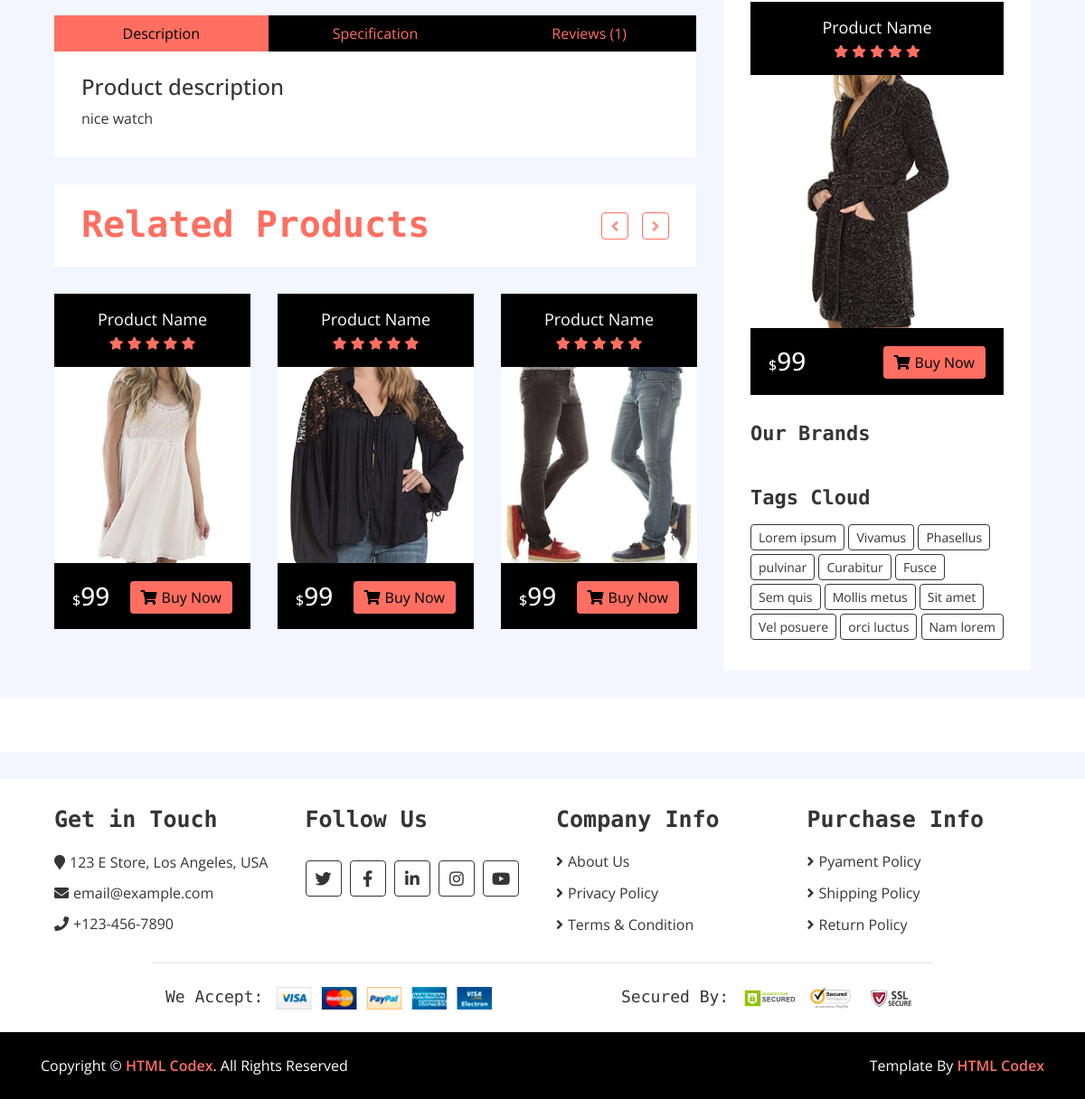
Before: /product/Watch (lower part) with the older database file.
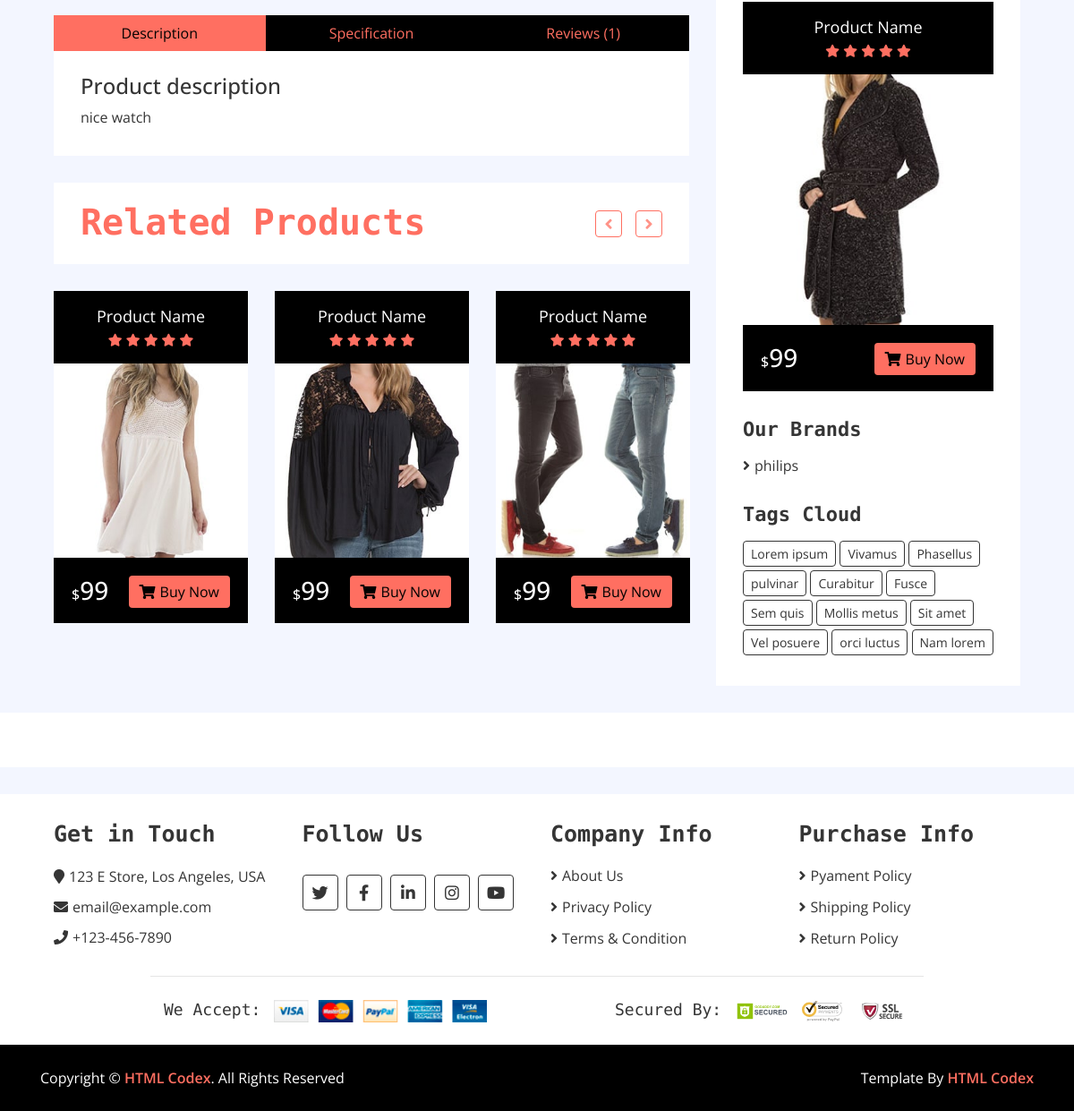
After: the same page with the newer database file.
### home/models.py (models this page shows, shortened)
class Item(models.Model):
    title = models.CharField(max_length = 300)
    price = models.IntegerField()
    discounted_price = models.IntegerField()
    image = models.TextField(blank = True)
    description = models.TextField(blank = True)
    label = models.CharField(choices = LABEL,max_length = 100,blank = True)
    slug = models.CharField(max_length= 200)
    status = models.CharField(max_length = 300,choices = STATUS,blank = True)
    stock = models.CharField(max_length = 300,choices = STOCK)
    category =models.ForeignKey(Category,on_delete = models.CASCADE,null = True)

class Brand(models.Model):
    name = models.CharField(max_length = 400)
    image = models.TextField()
    rank = models.IntegerField()

### home/views.py (the view)
# urls.py: path('product/<slug>', ItemDetailView.as_view(),name = 'product'),
class ItemDetailView(Baseview):
    def get(self,request,slug):
        self.view['detail_product'] = Item.objects.filter(slug=slug)
        self.view['philips_brand'] = Brand.objects.filter(name = "philips").count()
        return render(request,'product-detail.html',self.view)

### templates/product-detail.html (shortened to what this page needs)
{% extends 'base.html' %}
{% load static %}
{% block content %}
        {% for product in detail_product %}
        <div class="product-detail">
            <div class="container-fluid">
                <div class="row">
                    <div class="col-lg-8">
                        <div class="row product-detail-bottom">
                            <div class="col-lg-12">
                                <ul class="nav nav-pills nav-justified">
                                    <li class="nav-item">
                                        <a class="nav-link active" data-toggle="pill" href="#description">Description</a>
                                    </li>
                                    <li class="nav-item">
                                        <a class="nav-link" data-toggle="pill" href="#specification">Specification</a>
                                    </li>
                                    <li class="nav-item">
                                        <a class="nav-link" data-toggle="pill" href="#reviews">Reviews (1)</a>
                                    </li>
                                </ul>
                                <div class="tab-content">
                                    <div id="description" class="container tab-pane active">
                                        <h4>Product description</h4>
                                        <p>
                                            {{product.description}}
                                        </p>
                                    </div>
                                </div>
                            </div>
                        </div>
                        <div class="product">
                            <div class="section-header">
                                <h1>Related Products</h1>
                            </div>
                            <div class="row align-items-center product-slider product-slider-3">
                                <div class="col-lg-3">
                                    <div class="product-item">
                                        <div class="product-title">
                                            <a href="#">Product Name</a>
                                            <div class="ratting">
                                                <i class="fa fa-star"></i>
                                                <i class="fa fa-star"></i>
                                                <i class="fa fa-star"></i>
                                                <i class="fa fa-star"></i>
                                                <i class="fa fa-star"></i>
                                            </div>
                                        </div>
                                        <div class="product-image">
                                            <a href="product-detail.html">
                                                <img src="img/product-10.jpg" alt="Product Image">
                                            </a>
                                        </div>
                                        <div class="product-price">
                                            <h3><span>$</span>99</h3>
                                            <a class="btn" href=""><i class="fa fa-shopping-cart"></i>Buy Now</a>
                                        </div>
                                    </div>
                                </div>
                                <div class="col-lg-3">
                                    <div class="product-item">
                                        <div class="product-title">
                                            <a href="#">Product Name</a>
                                            <div class="ratting">
                                                <i class="fa fa-star"></i>
                                                <i class="fa fa-star"></i>
                                                <i class="fa fa-star"></i>
                                                <i class="fa fa-star"></i>
                                                <i class="fa fa-star"></i>
                                            </div>
                                        </div>
                                        <div class="product-image">
                                            <a href="product-detail.html">
                                                <img src="img/product-8.jpg" alt="Product Image">
                                            </a>
                                        </div>
                                        <div class="product-price">
                                            <h3><span>$</span>99</h3>
                                            <a class="btn" href=""><i class="fa fa-shopping-cart"></i>Buy Now</a>
                                        </div>
                                    </div>
                                </div>
                                <div class="col-lg-3">
                                    <div class="product-item">
                                        <div class="product-title">
                                            <a href="#">Product Name</a>
                                            <div class="ratting">
                                                <i class="fa fa-star"></i>
                                                <i class="fa fa-star"></i>
                                                <i class="fa fa-star"></i>
                                                <i class="fa fa-star"></i>
                                                <i class="fa fa-star"></i>
                                            </div>
                                        </div>
                                        <div class="product-image">
                                            <a href="product-detail.html">
                                                <img src="img/product-6.jpg" alt="Product Image">
                                            </a>
                                        </div>
                                        <div class="product-price">
                                            <h3><span>$</span>99</h3>
                                            <a class="btn" href=""><i class="fa fa-shopping-cart"></i>Buy Now</a>
                                        </div>
                                    </div>
                                </div>
                            </div>
                        </div>
                    </div>
                    <div class="col-lg-4 sidebar">
                        <div class="sidebar-widget widget-slider">
                            <div class="sidebar-slider normal-slider">
                                <div class="product-item">
                                    <div class="product-title">
                                        <a href="#">Product Name</a>
                                        <div class="ratting">
                                            <i class="fa fa-star"></i>
                                            <i class="fa fa-star"></i>
                                            <i class="fa fa-star"></i>
                                            <i class="fa fa-star"></i>
                                            <i class="fa fa-star"></i>
                                        </div>
                                    </div>
                                    <div class="product-image">
                                        <a href="product-detail.html">
                                            <img src="img/product-7.jpg" alt="Product Image">
                                        </a>
                                    </div>
                                    <div class="product-price">
                                        <h3><span>$</span>99</h3>
                                        <a class="btn" href=""><i class="fa fa-shopping-cart"></i>Buy Now</a>
                                    </div>
                                </div>
                            </div>
                        </div>
                        <div class="sidebar-widget brands">
                            <h2 class="title">Our Brands</h2>
                            <ul>
                                {% for brand in brands %}
                                <li><a href="#">{{brand.name}} </a></li>
                                {% endfor %}
                            </ul>
                        </div>
                        <div class="sidebar-widget tag">
                            <h2 class="title">Tags Cloud</h2>
                            <a href="#">Lorem ipsum</a>
                            <a href="#">Vivamus</a>
                            <a href="#">Phasellus</a>
                            <a href="#">pulvinar</a>
                            <a href="#">Curabitur</a>
                            <a href="#">Fusce</a>
                            <a href="#">Sem quis</a>
                            <a href="#">Mollis metus</a>
                            <a href="#">Sit amet</a>
                            <a href="#">Vel posuere</a>
                            <a href="#">orci luctus</a>
                            <a href="#">Nam lorem</a>
                        </div>
                    </div>
                </div>
            </div>
        </div>
        {% endfor %}
        <div class="brand">
            <div class="container-fluid">
                <div class="brand-slider">
                    {% for brand in brands %}
                    <div class="brand-item"><img src="{{brand.image}}" alt=""></div>
                    {% endfor%}
                </div>
            </div>
        </div>
{% endblock %}

### templates/base.html (shortened to what this page needs)
<!DOCTYPE html>
{% load static %}
<html lang="en">
    <head>
        <link href="https://stackpath.bootstrapcdn.com/bootstrap/4.4.1/css/bootstrap.min.css" rel="stylesheet">
        <link href="https://cdnjs.cloudflare.com/ajax/libs/font-awesome/5.10.0/css/all.min.css" rel="stylesheet">
        <link href="{% static 'lib/slick/slick.css' %}" rel="stylesheet">
        <link href="{% static 'lib/slick/slick-theme.css' %}" rel="stylesheet">
        <link href="{% static 'css/style.css' %}" rel="stylesheet">
    </head>
    <body>
{% block content %}
        {% endblock %}
        <div class="footer">
            <div class="container-fluid">
                <div class="row">
                    <div class="col-lg-3 col-md-6">
                        <div class="footer-widget">
                            <h2>Get in Touch</h2>
                            <div class="contact-info">
                                <p><i class="fa fa-map-marker"></i>123 E Store, Los Angeles, USA</p>
                                <p><i class="fa fa-envelope"></i>email@example.com</p>
                                <p><i class="fa fa-phone"></i>+123-456-7890</p>
                            </div>
                        </div>
                    </div>
                    <div class="col-lg-3 col-md-6">
                        <div class="footer-widget">
                            <h2>Follow Us</h2>
                            <div class="contact-info">
                                <div class="social">
                                    <a href=""><i class="fab fa-twitter"></i></a>
                                    <a href=""><i class="fab fa-facebook-f"></i></a>
                                    <a href=""><i class="fab fa-linkedin-in"></i></a>
                                    <a href=""><i class="fab fa-instagram"></i></a>
                                    <a href=""><i class="fab fa-youtube"></i></a>
                                </div>
                            </div>
                        </div>
                    </div>
                    <div class="col-lg-3 col-md-6">
                        <div class="footer-widget">
                            <h2>Company Info</h2>
                            <ul>
                                <li><a href="#">About Us</a></li>
                                <li><a href="#">Privacy Policy</a></li>
                                <li><a href="#">Terms & Condition</a></li>
                            </ul>
                        </div>
                    </div>
                    <div class="col-lg-3 col-md-6">
                        <div class="footer-widget">
                            <h2>Purchase Info</h2>
                            <ul>
                                <li><a href="#">Pyament Policy</a></li>
                                <li><a href="#">Shipping Policy</a></li>
                                <li><a href="#">Return Policy</a></li>
                            </ul>
                        </div>
                    </div>
                </div>
                <div class="row payment align-items-center">
                    <div class="col-md-6">
                        <div class="payment-method">
                            <h2>We Accept:</h2>
                            <img src="img/payment-method.png" alt="Payment Method" />
                        </div>
                    </div>
                    <div class="col-md-6">
                        <div class="payment-security">
                            <h2>Secured By:</h2>
                            <img src="img/godaddy.svg" alt="Payment Security" />
                            <img src="img/norton.svg" alt="Payment Security" />
                            <img src="img/ssl.svg" alt="Payment Security" />
                        </div>
                    </div>
                </div>
            </div>
        </div>
        <div class="footer-bottom">
            <div class="container">
                <div class="row">
                    <div class="col-md-6 copyright">
                        <p>Copyright &copy; <a href="https://htmlcodex.com">HTML Codex</a>. All Rights Reserved</p>
                    </div>
                    <div class="col-md-6 template-by">
                        <p>Template By <a href="https://htmlcodex.com">HTML Codex</a></p>
                    </div>
                </div>
            </div>
        </div>
    </body>
</html>

Changed rows visible on the page:
added Brand: name "philips"
